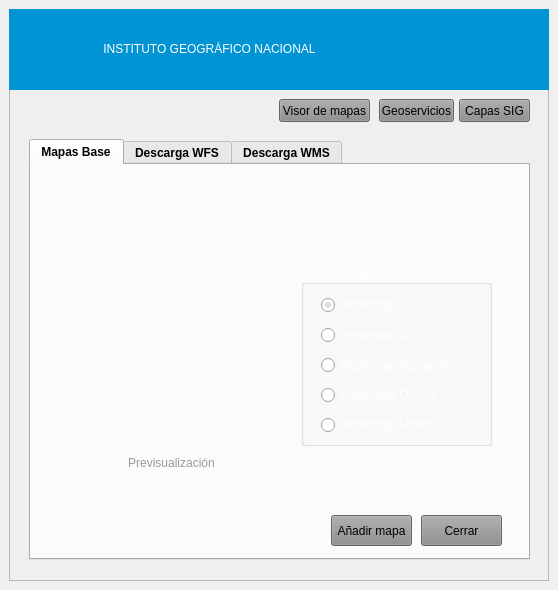
<?xml version="1.0" encoding="UTF-8"?>
<ui version="4.0">
 <class>mapasBaseDockWidgetBase</class>
 <widget class="QDockWidget" name="mapasBaseDockWidgetBase">
  <property name="geometry">
   <rect>
    <x>0</x>
    <y>0</y>
    <width>558</width>
    <height>612</height>
   </rect>
  </property>
  <property name="layoutDirection">
   <enum>Qt::LeftToRight</enum>
  </property>
  <property name="autoFillBackground">
   <bool>true</bool>
  </property>
  <property name="styleSheet">
   <string notr="true">color: rgb(0, 0, 0);</string>
  </property>
  <property name="windowTitle">
   <string>IGN Plugin (Black Version)</string>
  </property>
  <widget class="QWidget" name="dockWidgetContents">
   <property name="sizePolicy">
    <sizepolicy hsizetype="Preferred" vsizetype="Preferred">
     <horstretch>1</horstretch>
     <verstretch>0</verstretch>
    </sizepolicy>
   </property>
   <property name="minimumSize">
    <size>
     <width>558</width>
     <height>590</height>
    </size>
   </property>
   <property name="maximumSize">
    <size>
     <width>558</width>
     <height>590</height>
    </size>
   </property>
   <property name="layoutDirection">
    <enum>Qt::LeftToRight</enum>
   </property>
   <property name="autoFillBackground">
    <bool>true</bool>
   </property>
   <property name="styleSheet">
    <string notr="true">color: rgb(0, 0, 0);</string>
   </property>
   <layout class="QGridLayout" name="gridLayout">
    <item row="0" column="1">
     <widget class="QFrame" name="frame">
      <property name="enabled">
       <bool>true</bool>
      </property>
      <property name="sizePolicy">
       <sizepolicy hsizetype="Preferred" vsizetype="Preferred">
        <horstretch>0</horstretch>
        <verstretch>0</verstretch>
       </sizepolicy>
      </property>
      <property name="autoFillBackground">
       <bool>false</bool>
      </property>
      <property name="styleSheet">
       <string notr="true"/>
      </property>
      <property name="frameShape">
       <enum>QFrame::StyledPanel</enum>
      </property>
      <property name="frameShadow">
       <enum>QFrame::Raised</enum>
      </property>
      <widget class="QLabel" name="logo">
       <property name="geometry">
        <rect>
         <x>400</x>
         <y>0</y>
         <width>121</width>
         <height>81</height>
        </rect>
       </property>
       <property name="sizePolicy">
        <sizepolicy hsizetype="Expanding" vsizetype="Expanding">
         <horstretch>0</horstretch>
         <verstretch>0</verstretch>
        </sizepolicy>
       </property>
       <property name="styleSheet">
        <string notr="true">background-color: rgb(0, 148, 212);</string>
       </property>
       <property name="text">
        <string/>
       </property>
       <property name="scaledContents">
        <bool>true</bool>
       </property>
      </widget>
      <widget class="QLabel" name="label_5">
       <property name="geometry">
        <rect>
         <x>10</x>
         <y>20</y>
         <width>381</width>
         <height>41</height>
        </rect>
       </property>
       <property name="sizePolicy">
        <sizepolicy hsizetype="Expanding" vsizetype="Expanding">
         <horstretch>0</horstretch>
         <verstretch>0</verstretch>
        </sizepolicy>
       </property>
       <property name="autoFillBackground">
        <bool>false</bool>
       </property>
       <property name="styleSheet">
        <string notr="true">font: 75 16pt &quot;MS Shell Dlg 2&quot;;
color: rgb(255, 255, 255);
background-color: rgb(0, 148, 212);
</string>
       </property>
       <property name="text">
        <string>&lt;html&gt;&lt;head/&gt;&lt;body&gt;&lt;p&gt;&lt;span style=&quot; font-weight:400;&quot;&gt;INSTITUTO GEOGRÁFICO NACIONAL&lt;/span&gt;&lt;/p&gt;&lt;/body&gt;&lt;/html&gt;</string>
       </property>
       <property name="scaledContents">
        <bool>true</bool>
       </property>
       <property name="alignment">
        <set>Qt::AlignCenter</set>
       </property>
       <property name="textInteractionFlags">
        <set>Qt::NoTextInteraction</set>
       </property>
      </widget>
      <widget class="QTabWidget" name="tabWidget">
       <property name="geometry">
        <rect>
         <x>20</x>
         <y>130</y>
         <width>501</width>
         <height>421</height>
        </rect>
       </property>
       <property name="font">
        <font>
         <weight>75</weight>
         <italic>false</italic>
         <bold>true</bold>
         <underline>false</underline>
         <stylestrategy>PreferDefault</stylestrategy>
        </font>
       </property>
       <property name="cursor">
        <cursorShape>ArrowCursor</cursorShape>
       </property>
       <property name="autoFillBackground">
        <bool>false</bool>
       </property>
       <property name="styleSheet">
        <string notr="true">
</string>
       </property>
       <property name="currentIndex">
        <number>0</number>
       </property>
       <property name="iconSize">
        <size>
         <width>22</width>
         <height>22</height>
        </size>
       </property>
       <property name="elideMode">
        <enum>Qt::ElideMiddle</enum>
       </property>
       <property name="documentMode">
        <bool>false</bool>
       </property>
       <property name="tabsClosable">
        <bool>false</bool>
       </property>
       <property name="movable">
        <bool>false</bool>
       </property>
       <property name="tabBarAutoHide">
        <bool>true</bool>
       </property>
       <widget class="QWidget" name="tab">
        <property name="styleSheet">
         <string notr="true">color: rgb(0, 0, 0);</string>
        </property>
        <attribute name="title">
         <string>Mapas Base</string>
        </attribute>
        <widget class="QWidget" name="widget" native="true">
         <property name="enabled">
          <bool>true</bool>
         </property>
         <property name="geometry">
          <rect>
           <x>10</x>
           <y>40</y>
           <width>471</width>
           <height>281</height>
          </rect>
         </property>
         <property name="sizePolicy">
          <sizepolicy hsizetype="Expanding" vsizetype="Expanding">
           <horstretch>0</horstretch>
           <verstretch>0</verstretch>
          </sizepolicy>
         </property>
         <property name="mouseTracking">
          <bool>false</bool>
         </property>
         <property name="autoFillBackground">
          <bool>false</bool>
         </property>
         <property name="styleSheet">
          <string notr="true"/>
         </property>
         <widget class="QLabel" name="label_3">
          <property name="geometry">
           <rect>
            <x>20</x>
            <y>50</y>
            <width>211</width>
            <height>191</height>
           </rect>
          </property>
          <property name="sizePolicy">
           <sizepolicy hsizetype="Expanding" vsizetype="Expanding">
            <horstretch>0</horstretch>
            <verstretch>0</verstretch>
           </sizepolicy>
          </property>
          <property name="styleSheet">
           <string notr="true"/>
          </property>
          <property name="text">
           <string/>
          </property>
          <property name="scaledContents">
           <bool>true</bool>
          </property>
         </widget>
         <widget class="QLabel" name="label">
          <property name="geometry">
           <rect>
            <x>60</x>
            <y>250</y>
            <width>141</width>
            <height>16</height>
           </rect>
          </property>
          <property name="sizePolicy">
           <sizepolicy hsizetype="Expanding" vsizetype="Expanding">
            <horstretch>0</horstretch>
            <verstretch>0</verstretch>
           </sizepolicy>
          </property>
          <property name="autoFillBackground">
           <bool>false</bool>
          </property>
          <property name="text">
           <string>&lt;html&gt;&lt;head/&gt;&lt;body&gt;&lt;p&gt;&lt;span style=&quot; color:#9a9a9a;&quot;&gt;Previsualización&lt;/span&gt;&lt;/p&gt;&lt;/body&gt;&lt;/html&gt;</string>
          </property>
          <property name="scaledContents">
           <bool>true</bool>
          </property>
          <property name="alignment">
           <set>Qt::AlignCenter</set>
          </property>
         </widget>
         <widget class="QGroupBox" name="groupBox">
          <property name="enabled">
           <bool>true</bool>
          </property>
          <property name="geometry">
           <rect>
            <x>260</x>
            <y>60</y>
            <width>191</width>
            <height>181</height>
           </rect>
          </property>
          <property name="sizePolicy">
           <sizepolicy hsizetype="Expanding" vsizetype="Expanding">
            <horstretch>0</horstretch>
            <verstretch>0</verstretch>
           </sizepolicy>
          </property>
          <property name="font">
           <font>
            <weight>50</weight>
            <bold>false</bold>
            <stylestrategy>PreferAntialias</stylestrategy>
           </font>
          </property>
          <property name="autoFillBackground">
           <bool>false</bool>
          </property>
          <property name="styleSheet">
           <string notr="true">color: rgb(255, 255, 255);
border-color: rgb(154, 154, 154);</string>
          </property>
          <property name="title">
           <string>Elija una opción </string>
          </property>
          <property name="alignment">
           <set>Qt::AlignHCenter|Qt::AlignTop</set>
          </property>
          <property name="flat">
           <bool>true</bool>
          </property>
          <property name="checkable">
           <bool>false</bool>
          </property>
          <widget class="QRadioButton" name="radioButton_1">
           <property name="geometry">
            <rect>
             <x>20</x>
             <y>30</y>
             <width>151</width>
             <height>20</height>
            </rect>
           </property>
           <property name="sizePolicy">
            <sizepolicy hsizetype="Expanding" vsizetype="Expanding">
             <horstretch>0</horstretch>
             <verstretch>0</verstretch>
            </sizepolicy>
           </property>
           <property name="cursor">
            <cursorShape>PointingHandCursor</cursorShape>
           </property>
           <property name="autoFillBackground">
            <bool>false</bool>
           </property>
           <property name="styleSheet">
            <string notr="true"/>
           </property>
           <property name="text">
            <string>Argenmap</string>
           </property>
           <property name="checkable">
            <bool>true</bool>
           </property>
           <property name="checked">
            <bool>true</bool>
           </property>
          </widget>
          <widget class="QRadioButton" name="radioButton_4">
           <property name="geometry">
            <rect>
             <x>20</x>
             <y>120</y>
             <width>151</width>
             <height>20</height>
            </rect>
           </property>
           <property name="sizePolicy">
            <sizepolicy hsizetype="Expanding" vsizetype="Expanding">
             <horstretch>0</horstretch>
             <verstretch>0</verstretch>
            </sizepolicy>
           </property>
           <property name="cursor">
            <cursorShape>PointingHandCursor</cursorShape>
           </property>
           <property name="autoFillBackground">
            <bool>false</bool>
           </property>
           <property name="styleSheet">
            <string notr="true"/>
           </property>
           <property name="text">
            <string>Argenmap Oscuro</string>
           </property>
          </widget>
          <widget class="QRadioButton" name="radioButton_3">
           <property name="geometry">
            <rect>
             <x>20</x>
             <y>90</y>
             <width>161</width>
             <height>20</height>
            </rect>
           </property>
           <property name="sizePolicy">
            <sizepolicy hsizetype="Expanding" vsizetype="Expanding">
             <horstretch>0</horstretch>
             <verstretch>0</verstretch>
            </sizepolicy>
           </property>
           <property name="cursor">
            <cursorShape>PointingHandCursor</cursorShape>
           </property>
           <property name="autoFillBackground">
            <bool>false</bool>
           </property>
           <property name="styleSheet">
            <string notr="true"/>
           </property>
           <property name="text">
            <string>Argenmap Topográfico</string>
           </property>
          </widget>
          <widget class="QRadioButton" name="radioButton_2">
           <property name="geometry">
            <rect>
             <x>20</x>
             <y>60</y>
             <width>131</width>
             <height>20</height>
            </rect>
           </property>
           <property name="sizePolicy">
            <sizepolicy hsizetype="Expanding" vsizetype="Expanding">
             <horstretch>0</horstretch>
             <verstretch>0</verstretch>
            </sizepolicy>
           </property>
           <property name="cursor">
            <cursorShape>PointingHandCursor</cursorShape>
           </property>
           <property name="autoFillBackground">
            <bool>false</bool>
           </property>
           <property name="styleSheet">
            <string notr="true">border-bottom-color: rgb(255, 255, 0);</string>
           </property>
           <property name="text">
            <string>Argenmap Gris</string>
           </property>
          </widget>
          <widget class="QRadioButton" name="radioButton_5">
           <property name="geometry">
            <rect>
             <x>20</x>
             <y>150</y>
             <width>151</width>
             <height>20</height>
            </rect>
           </property>
           <property name="sizePolicy">
            <sizepolicy hsizetype="Expanding" vsizetype="Expanding">
             <horstretch>0</horstretch>
             <verstretch>0</verstretch>
            </sizepolicy>
           </property>
           <property name="cursor">
            <cursorShape>PointingHandCursor</cursorShape>
           </property>
           <property name="autoFillBackground">
            <bool>false</bool>
           </property>
           <property name="text">
            <string>Argenmap Híbrido</string>
           </property>
          </widget>
         </widget>
        </widget>
        <widget class="QPushButton" name="pushButton">
         <property name="geometry">
          <rect>
           <x>300</x>
           <y>350</y>
           <width>81</width>
           <height>31</height>
          </rect>
         </property>
         <property name="sizePolicy">
          <sizepolicy hsizetype="Expanding" vsizetype="Expanding">
           <horstretch>0</horstretch>
           <verstretch>0</verstretch>
          </sizepolicy>
         </property>
         <property name="cursor">
          <cursorShape>PointingHandCursor</cursorShape>
         </property>
         <property name="autoFillBackground">
          <bool>false</bool>
         </property>
         <property name="styleSheet">
          <string notr="true">background-color: rgb(141, 141, 141);
</string>
         </property>
         <property name="text">
          <string>Añadir mapa</string>
         </property>
        </widget>
        <widget class="QPushButton" name="pushButton_cerrar">
         <property name="geometry">
          <rect>
           <x>390</x>
           <y>350</y>
           <width>81</width>
           <height>31</height>
          </rect>
         </property>
         <property name="sizePolicy">
          <sizepolicy hsizetype="Expanding" vsizetype="Expanding">
           <horstretch>0</horstretch>
           <verstretch>0</verstretch>
          </sizepolicy>
         </property>
         <property name="cursor">
          <cursorShape>PointingHandCursor</cursorShape>
         </property>
         <property name="autoFillBackground">
          <bool>false</bool>
         </property>
         <property name="styleSheet">
          <string notr="true">background-color: rgb(141, 141, 141);
</string>
         </property>
         <property name="text">
          <string>Cerrar</string>
         </property>
        </widget>
       </widget>
       <widget class="QWidget" name="tab_3">
        <property name="styleSheet">
         <string notr="true">color: rgb(0, 0, 0);</string>
        </property>
        <attribute name="title">
         <string>Descarga WFS</string>
        </attribute>
        <widget class="QWidget" name="widget_6" native="true">
         <property name="geometry">
          <rect>
           <x>10</x>
           <y>10</y>
           <width>471</width>
           <height>411</height>
          </rect>
         </property>
         <property name="sizePolicy">
          <sizepolicy hsizetype="Expanding" vsizetype="Expanding">
           <horstretch>0</horstretch>
           <verstretch>0</verstretch>
          </sizepolicy>
         </property>
         <property name="autoFillBackground">
          <bool>false</bool>
         </property>
         <property name="styleSheet">
          <string notr="true"/>
         </property>
         <widget class="QLabel" name="label_7">
          <property name="geometry">
           <rect>
            <x>40</x>
            <y>20</y>
            <width>91</width>
            <height>16</height>
           </rect>
          </property>
          <property name="sizePolicy">
           <sizepolicy hsizetype="Expanding" vsizetype="Expanding">
            <horstretch>0</horstretch>
            <verstretch>0</verstretch>
           </sizepolicy>
          </property>
          <property name="autoFillBackground">
           <bool>false</bool>
          </property>
          <property name="text">
           <string>Buscar capa WFS:</string>
          </property>
         </widget>
         <widget class="QLineEdit" name="lineEdit_WFS">
          <property name="geometry">
           <rect>
            <x>140</x>
            <y>10</y>
            <width>301</width>
            <height>31</height>
           </rect>
          </property>
          <property name="sizePolicy">
           <sizepolicy hsizetype="Expanding" vsizetype="Expanding">
            <horstretch>0</horstretch>
            <verstretch>0</verstretch>
           </sizepolicy>
          </property>
          <property name="autoFillBackground">
           <bool>false</bool>
          </property>
          <property name="styleSheet">
           <string notr="true">background-color: rgb(255, 255, 255);
</string>
          </property>
          <property name="inputMask">
           <string/>
          </property>
          <property name="text">
           <string/>
          </property>
          <property name="frame">
           <bool>true</bool>
          </property>
          <property name="dragEnabled">
           <bool>true</bool>
          </property>
          <property name="placeholderText">
           <string>Buscar...</string>
          </property>
          <property name="cursorMoveStyle">
           <enum>Qt::LogicalMoveStyle</enum>
          </property>
          <property name="clearButtonEnabled">
           <bool>true</bool>
          </property>
         </widget>
         <widget class="QPushButton" name="pushButton_WFS2">
          <property name="geometry">
           <rect>
            <x>270</x>
            <y>350</y>
            <width>81</width>
            <height>31</height>
           </rect>
          </property>
          <property name="styleSheet">
           <string notr="true">background-color: rgb(141, 141, 141);</string>
          </property>
          <property name="text">
           <string>Añadir WFS</string>
          </property>
         </widget>
         <widget class="QTreeWidget" name="treeWidget_wfs">
          <property name="geometry">
           <rect>
            <x>40</x>
            <y>50</y>
            <width>401</width>
            <height>291</height>
           </rect>
          </property>
          <property name="sizePolicy">
           <sizepolicy hsizetype="Expanding" vsizetype="Expanding">
            <horstretch>0</horstretch>
            <verstretch>0</verstretch>
           </sizepolicy>
          </property>
          <property name="autoFillBackground">
           <bool>true</bool>
          </property>
          <property name="styleSheet">
           <string notr="true">color: rgb(0, 0, 0);
background-color: rgb(141, 141, 141);

</string>
          </property>
          <column>
           <property name="text">
            <string>Capas WFS</string>
           </property>
           <property name="background">
            <color>
             <red>255</red>
             <green>255</green>
             <blue>255</blue>
            </color>
           </property>
          </column>
         </widget>
         <widget class="QListView" name="listView_WFS">
          <property name="geometry">
           <rect>
            <x>40</x>
            <y>70</y>
            <width>401</width>
            <height>271</height>
           </rect>
          </property>
          <property name="sizePolicy">
           <sizepolicy hsizetype="Expanding" vsizetype="Expanding">
            <horstretch>0</horstretch>
            <verstretch>0</verstretch>
           </sizepolicy>
          </property>
          <property name="font">
           <font>
            <stylestrategy>PreferDefault</stylestrategy>
           </font>
          </property>
          <property name="autoFillBackground">
           <bool>true</bool>
          </property>
          <property name="styleSheet">
           <string notr="true">color: rgb(255, 255, 255);
background-color: rgb(141, 141, 141);
</string>
          </property>
         </widget>
         <widget class="QPushButton" name="pushButton_WFS">
          <property name="geometry">
           <rect>
            <x>270</x>
            <y>350</y>
            <width>81</width>
            <height>31</height>
           </rect>
          </property>
          <property name="styleSheet">
           <string notr="true">background-color: rgb(141, 141, 141);</string>
          </property>
          <property name="text">
           <string>Añadir WFS</string>
          </property>
         </widget>
         <widget class="QPushButton" name="pushButton_cerrar_2">
          <property name="geometry">
           <rect>
            <x>360</x>
            <y>350</y>
            <width>81</width>
            <height>31</height>
           </rect>
          </property>
          <property name="cursor">
           <cursorShape>PointingHandCursor</cursorShape>
          </property>
          <property name="styleSheet">
           <string notr="true">background-color: rgb(141, 141, 141);</string>
          </property>
          <property name="text">
           <string>Cerrar</string>
          </property>
         </widget>
         <zorder>pushButton_WFS</zorder>
         <zorder>label_7</zorder>
         <zorder>lineEdit_WFS</zorder>
         <zorder>pushButton_WFS2</zorder>
         <zorder>treeWidget_wfs</zorder>
         <zorder>listView_WFS</zorder>
         <zorder>pushButton_cerrar_2</zorder>
        </widget>
       </widget>
       <widget class="QWidget" name="tab_2">
        <property name="styleSheet">
         <string notr="true">color: rgb(0, 0, 0);</string>
        </property>
        <attribute name="title">
         <string>Descarga WMS</string>
        </attribute>
        <widget class="QWidget" name="widget_7" native="true">
         <property name="geometry">
          <rect>
           <x>10</x>
           <y>10</y>
           <width>471</width>
           <height>411</height>
          </rect>
         </property>
         <property name="sizePolicy">
          <sizepolicy hsizetype="Expanding" vsizetype="Expanding">
           <horstretch>0</horstretch>
           <verstretch>0</verstretch>
          </sizepolicy>
         </property>
         <property name="autoFillBackground">
          <bool>false</bool>
         </property>
         <property name="styleSheet">
          <string notr="true">color: rgb(0, 0, 0);</string>
         </property>
         <widget class="QLabel" name="label_8">
          <property name="geometry">
           <rect>
            <x>40</x>
            <y>20</y>
            <width>91</width>
            <height>16</height>
           </rect>
          </property>
          <property name="sizePolicy">
           <sizepolicy hsizetype="Expanding" vsizetype="Expanding">
            <horstretch>0</horstretch>
            <verstretch>0</verstretch>
           </sizepolicy>
          </property>
          <property name="autoFillBackground">
           <bool>false</bool>
          </property>
          <property name="text">
           <string>Buscar capa WMS:</string>
          </property>
         </widget>
         <widget class="QLineEdit" name="lineEdit_WMS">
          <property name="geometry">
           <rect>
            <x>140</x>
            <y>10</y>
            <width>301</width>
            <height>31</height>
           </rect>
          </property>
          <property name="sizePolicy">
           <sizepolicy hsizetype="Expanding" vsizetype="Expanding">
            <horstretch>0</horstretch>
            <verstretch>0</verstretch>
           </sizepolicy>
          </property>
          <property name="autoFillBackground">
           <bool>false</bool>
          </property>
          <property name="styleSheet">
           <string notr="true">background-color: rgb(255, 255, 255);</string>
          </property>
          <property name="placeholderText">
           <string>Buscar...</string>
          </property>
          <property name="clearButtonEnabled">
           <bool>true</bool>
          </property>
         </widget>
         <widget class="QPushButton" name="pushButton_WMS2">
          <property name="geometry">
           <rect>
            <x>270</x>
            <y>350</y>
            <width>81</width>
            <height>31</height>
           </rect>
          </property>
          <property name="sizePolicy">
           <sizepolicy hsizetype="Expanding" vsizetype="Expanding">
            <horstretch>0</horstretch>
            <verstretch>0</verstretch>
           </sizepolicy>
          </property>
          <property name="styleSheet">
           <string notr="true">background-color: rgb(141, 141, 141);</string>
          </property>
          <property name="text">
           <string>Añadir WMS</string>
          </property>
         </widget>
         <widget class="QTreeWidget" name="treeWidget_wms">
          <property name="geometry">
           <rect>
            <x>40</x>
            <y>50</y>
            <width>401</width>
            <height>291</height>
           </rect>
          </property>
          <property name="sizePolicy">
           <sizepolicy hsizetype="Expanding" vsizetype="Expanding">
            <horstretch>0</horstretch>
            <verstretch>0</verstretch>
           </sizepolicy>
          </property>
          <property name="autoFillBackground">
           <bool>true</bool>
          </property>
          <property name="styleSheet">
           <string notr="true">color: rgb(0, 0, 0);
background-color: rgb(141, 141, 141);

</string>
          </property>
          <column>
           <property name="text">
            <string>Capas WMS</string>
           </property>
           <property name="background">
            <color>
             <red>255</red>
             <green>255</green>
             <blue>255</blue>
            </color>
           </property>
          </column>
         </widget>
         <widget class="QListView" name="listView_WMS">
          <property name="geometry">
           <rect>
            <x>40</x>
            <y>70</y>
            <width>401</width>
            <height>271</height>
           </rect>
          </property>
          <property name="sizePolicy">
           <sizepolicy hsizetype="Expanding" vsizetype="Expanding">
            <horstretch>0</horstretch>
            <verstretch>0</verstretch>
           </sizepolicy>
          </property>
          <property name="autoFillBackground">
           <bool>true</bool>
          </property>
          <property name="styleSheet">
           <string notr="true">color: rgb(255, 255, 255);
background-color: rgb(141, 141, 141);
</string>
          </property>
         </widget>
         <widget class="QPushButton" name="pushButton_WMS">
          <property name="geometry">
           <rect>
            <x>270</x>
            <y>350</y>
            <width>81</width>
            <height>31</height>
           </rect>
          </property>
          <property name="styleSheet">
           <string notr="true">background-color: rgb(141, 141, 141);</string>
          </property>
          <property name="text">
           <string>Añadir WMS</string>
          </property>
         </widget>
         <widget class="QPushButton" name="pushButton_cerrar_3">
          <property name="geometry">
           <rect>
            <x>360</x>
            <y>350</y>
            <width>81</width>
            <height>31</height>
           </rect>
          </property>
          <property name="sizePolicy">
           <sizepolicy hsizetype="Expanding" vsizetype="Expanding">
            <horstretch>0</horstretch>
            <verstretch>0</verstretch>
           </sizepolicy>
          </property>
          <property name="cursor">
           <cursorShape>PointingHandCursor</cursorShape>
          </property>
          <property name="styleSheet">
           <string notr="true">background-color: rgb(141, 141, 141);</string>
          </property>
          <property name="text">
           <string>Cerrar</string>
          </property>
         </widget>
         <zorder>pushButton_WMS</zorder>
         <zorder>label_8</zorder>
         <zorder>lineEdit_WMS</zorder>
         <zorder>pushButton_WMS2</zorder>
         <zorder>treeWidget_wms</zorder>
         <zorder>listView_WMS</zorder>
         <zorder>pushButton_cerrar_3</zorder>
        </widget>
       </widget>
      </widget>
      <widget class="QPushButton" name="button_link">
       <property name="geometry">
        <rect>
         <x>270</x>
         <y>90</y>
         <width>91</width>
         <height>23</height>
        </rect>
       </property>
       <property name="sizePolicy">
        <sizepolicy hsizetype="Expanding" vsizetype="Expanding">
         <horstretch>0</horstretch>
         <verstretch>0</verstretch>
        </sizepolicy>
       </property>
       <property name="cursor">
        <cursorShape>PointingHandCursor</cursorShape>
       </property>
       <property name="autoFillBackground">
        <bool>false</bool>
       </property>
       <property name="styleSheet">
        <string notr="true">background-color: rgb(141, 141, 141);</string>
       </property>
       <property name="text">
        <string>Visor de mapas</string>
       </property>
      </widget>
      <widget class="QPushButton" name="button_Geoservicios">
       <property name="geometry">
        <rect>
         <x>370</x>
         <y>90</y>
         <width>75</width>
         <height>23</height>
        </rect>
       </property>
       <property name="sizePolicy">
        <sizepolicy hsizetype="Expanding" vsizetype="Expanding">
         <horstretch>0</horstretch>
         <verstretch>0</verstretch>
        </sizepolicy>
       </property>
       <property name="cursor">
        <cursorShape>PointingHandCursor</cursorShape>
       </property>
       <property name="autoFillBackground">
        <bool>false</bool>
       </property>
       <property name="styleSheet">
        <string notr="true">background-color: rgb(141, 141, 141);</string>
       </property>
       <property name="text">
        <string>Geoservicios</string>
       </property>
      </widget>
      <widget class="QLabel" name="label_2">
       <property name="geometry">
        <rect>
         <x>0</x>
         <y>0</y>
         <width>541</width>
         <height>81</height>
        </rect>
       </property>
       <property name="sizePolicy">
        <sizepolicy hsizetype="Expanding" vsizetype="Expanding">
         <horstretch>0</horstretch>
         <verstretch>0</verstretch>
        </sizepolicy>
       </property>
       <property name="styleSheet">
        <string notr="true">background-color: rgb(0, 148, 212);</string>
       </property>
       <property name="text">
        <string/>
       </property>
      </widget>
      <widget class="QPushButton" name="button_CapasSig">
       <property name="geometry">
        <rect>
         <x>450</x>
         <y>90</y>
         <width>71</width>
         <height>23</height>
        </rect>
       </property>
       <property name="sizePolicy">
        <sizepolicy hsizetype="Expanding" vsizetype="Expanding">
         <horstretch>0</horstretch>
         <verstretch>0</verstretch>
        </sizepolicy>
       </property>
       <property name="cursor">
        <cursorShape>PointingHandCursor</cursorShape>
       </property>
       <property name="autoFillBackground">
        <bool>false</bool>
       </property>
       <property name="styleSheet">
        <string notr="true">background-color: rgb(141, 141, 141);</string>
       </property>
       <property name="text">
        <string>Capas SIG</string>
       </property>
      </widget>
      <zorder>label_2</zorder>
      <zorder>label_5</zorder>
      <zorder>tabWidget</zorder>
      <zorder>button_link</zorder>
      <zorder>button_Geoservicios</zorder>
      <zorder>logo</zorder>
      <zorder>button_CapasSig</zorder>
     </widget>
    </item>
   </layout>
  </widget>
 </widget>
 <tabstops>
  <tabstop>tabWidget</tabstop>
  <tabstop>radioButton_1</tabstop>
  <tabstop>radioButton_2</tabstop>
  <tabstop>radioButton_3</tabstop>
  <tabstop>radioButton_4</tabstop>
  <tabstop>radioButton_5</tabstop>
  <tabstop>lineEdit_WFS</tabstop>
  <tabstop>pushButton_cerrar</tabstop>
  <tabstop>lineEdit_WMS</tabstop>
  <tabstop>pushButton_WFS2</tabstop>
  <tabstop>treeWidget_wfs</tabstop>
  <tabstop>button_link</tabstop>
  <tabstop>button_Geoservicios</tabstop>
  <tabstop>pushButton_WMS2</tabstop>
  <tabstop>button_CapasSig</tabstop>
  <tabstop>treeWidget_wms</tabstop>
  <tabstop>listView_WMS</tabstop>
  <tabstop>pushButton_WMS</tabstop>
  <tabstop>listView_WFS</tabstop>
  <tabstop>pushButton_WFS</tabstop>
  <tabstop>pushButton</tabstop>
 </tabstops>
 <resources/>
 <connections/>
</ui>
